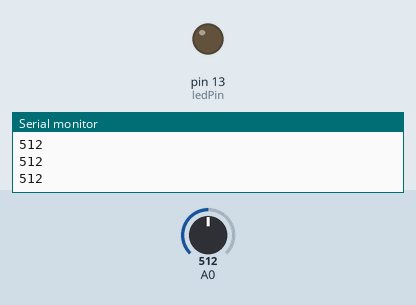
This sketch was run on a simulated Arduino Uno, built with avr-gcc and run on an emulated ATmega328P. Shown: output pins drawn as LEDs (lit = HIGH), the last lines printed to the serial monitor. The inputs (shaded band) are chosen by the test bench; at power-on: A0 = 512.

Above: at 1.3 s.
1.4 s: A0 set to 307
2.9 s: A0 set to 284
At 4.2 s:
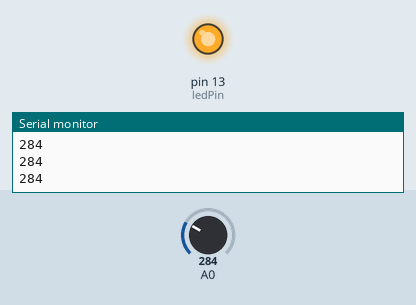
4.5 s: A0 set to 306
At 5.5 s:
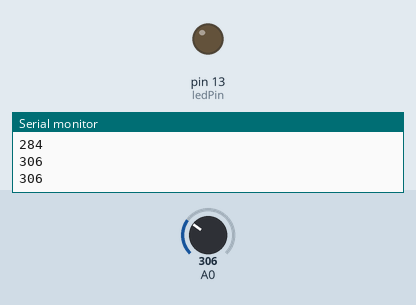
6.0 s: A0 set to 290
At 6.7 s:
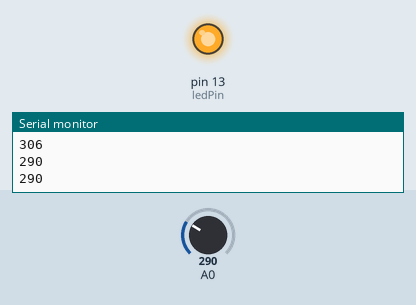
Timing chart, 0 to 8.5 s (numbered marks = the images above; inputs shaded):
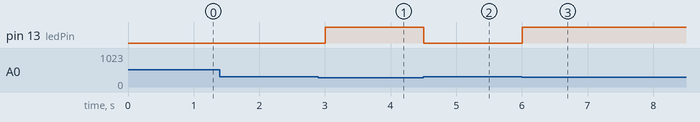

The sketch:

automatic_night_light.ino
```cpp
// Automatic Night Light
// Reads ambient light using a photoresistor
// turns an led on when the environment gets dark

const int ledPin = 13;


void setup() {
 Serial.begin(9600);
pinMode(ledPin, OUTPUT);
}

void loop() {
  int lightValue = analogRead(A0);

Serial.println(lightValue);

if (lightValue < 300) {
  digitalWrite(ledPin, HIGH);
}
else {
  digitalWrite(ledPin, LOW);
}

delay(500);
}
```

Measured:
- the behaviour switches between 300 and 299 on A0 (found by bisection; images 0 and 1)
- after the input at 2.9 s, pin 13 (ledPin): LOW → HIGH after 0.10 s
- after the input at 4.5 s, pin 13 (ledPin): HIGH → LOW at once
- after the input at 6.0 s, pin 13 (ledPin): LOW → HIGH at once
